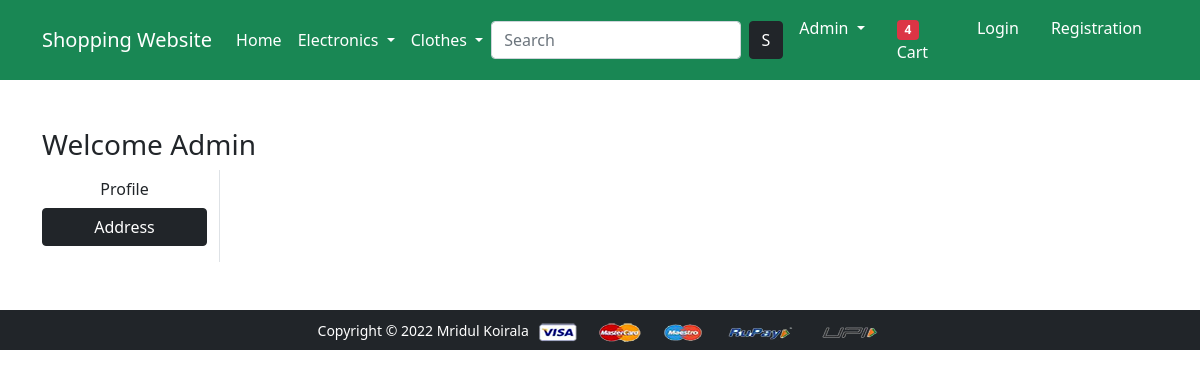
/address/ (signed in), run on an earlier commit of the app's database.
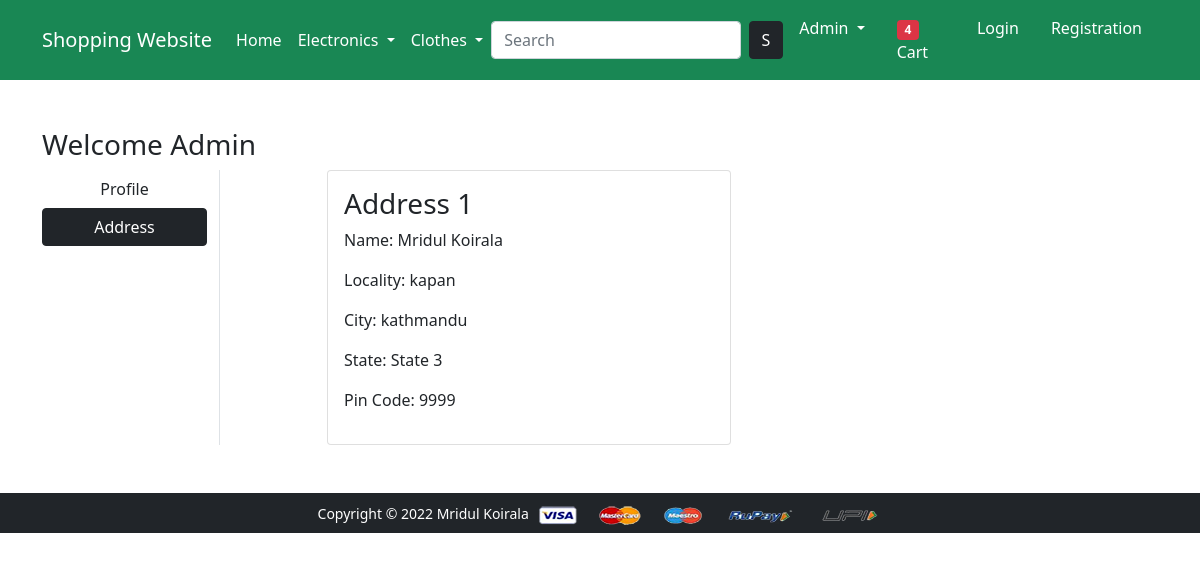
And on a later commit of the database.
### app/models.py (models this page shows, shortened)
class Customer(models.Model):
    user = models.ForeignKey(User, on_delete=models.CASCADE)
    name = models.CharField(max_length=200)
    locality = models.CharField(max_length=200)
    city = models.CharField(max_length=50)
    zipcode = models.IntegerField()
    state = models.CharField(choices=STATE_CHOICES, max_length=50)

### app/views.py (the view)
# urls.py: path('address/', views.address, name='address'),
def address(request):
    add=Customer.objects.filter(user=request.user)
    return render(request, 'app/address.html',{'add':add,'active':'btn-dark'})

### app/templates/app/address.html (shortened to what this page needs)
{% extends 'app/base.html' %}
{% load static %}
{% block main-content %}
<div class="container my-5">
 <div class="row">
 <h3>Welcome <span class="text-capitalize">{{request.user}}</span></h3>
  <div class="col-sm-2 border-end">
   <ul class="list-unstyled">
    <li class="d-grid"><a href="{% url 'profile' %}" class="btn">Profile</a></li>
    <li class="d-grid"><a href="{% url 'address' %}" class="btn {{active}}">Address</a></li>
   </ul>
  </div>
  <div class="col-sm-9 offset-sm-1">
   <div class="row">
       {% for ad in add %}
    <div class="col-sm-6">
     <div class="card">
      <div class="card-body">
       <h3>Address {{forloop.counter}}</h3>
       <p>Name: {{ad.name}}</p>
       <p>Locality: {{ad.locality}}</p>
       <p>City: {{ad.city}}</p>
       <p>State: {{ad.state}}</p>
       <p>Pin Code: {{ad.zipcode}}</p>
      </div>
     </div>
    </div>
    {% endfor %}
   </div>
  </div>
 </div>
</div>
{% endblock main-content %}

What changed in the data, as far as the page shows it:
added Customer: name "Mridul Koirala", locality "kapan", city "kathmandu", state "State 3", zipcode "9999"
